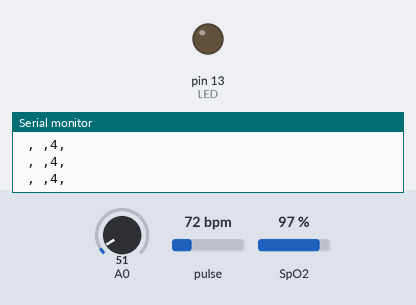
Recording of a sketch running on a simulated Arduino Uno, built with avr-gcc and run on an emulated ATmega328P. Parts: output pins drawn as LEDs (lit = HIGH), the last lines printed to the serial monitor. Dashed ring = blinking. The inputs (shaded band) are chosen by the test bench; at power-on: pulse 72 bpm, A0 = 51, SpO2 97 %.

Above: at 1.2 s.
1.3 s: pulse set to 42 bpm
At 5.4 s:
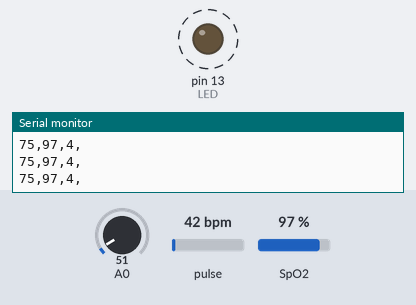
Timing chart, 0 to 11.7 s (numbered marks = the images above; inputs shaded):
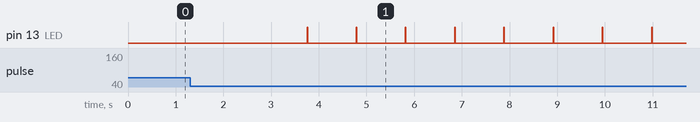

The sketch:

IOT-1-IOTBPMS-UNO-2.ino
```cpp
#include <SoftwareSerial.h>
#include <Wire.h>
#include "MAX30100_PulseOximeter.h"
#include "MAX30100.h"
MAX30100 sensor;
#define REPORTING_PERIOD_MS     1000
PulseOximeter pox;
uint32_t tsLastReport = 0;
const byte LED=13;
const byte rxPin = 10;
const byte txPin = 11;
const int LM35P = A0;
int temp_val1=0;
int temp_adc_val=0;
int temp_val=0;
int temp=0;
SoftwareSerial mySerial (rxPin, txPin);
String food=" ";
String water=" ";
String medicine=" ";
String washroom=" ";
String PULSE=" ";
String OXYGEN=" ";
String TEMPARATURE=" ";
String falled=" ";
bool newValue = false;
void onBeatDetected()
{
//Serial.println("Beat!");
}

void setup()
{
    Serial.begin(9600);
    mySerial.begin(9600);
    pinMode(LED,OUTPUT);
    digitalWrite(LED,LOW);
    if (!pox.begin())
    {

        for(;;);
    }
    else
    {

        digitalWrite(LED,HIGH);
    }
    pox.setOnBeatDetectedCallback(onBeatDetected);


}
int hr=0;
void loop()
{
  digitalWrite(LED,LOW);
    int temp_adc_val;
    float temp_val;
    float temp_val1;
    int temp;
    temp_val1=0;
    for(int i=0;i<=300;i++)
    {
    temp_adc_val = analogRead(A0);	/* Read Temperature */
    temp_val1=temp_val1+temp_adc_val;
    }
    temp_val1=temp_val1/300;
    temp_val = (temp_val1 * (5.0 / 1024.0));	/* Convert adc value to equivalent voltage */
    temp = (temp_val*10)+2;	/* LM35 gives output of 10mv/°C */
    TEMPARATURE=String(temp);
    pox.update();
    if (millis() - tsLastReport > REPORTING_PERIOD_MS)
    {
      digitalWrite(LED,HIGH);
      hr=0;int rhr=75;int diff=0;int sp0=0;int rsp=98;int diffsp=0;
      hr=pox.getHeartRate()-10;
      sp0=pox.getSpO2();
      if(hr>=0)
      {
        if(hr<=50)
        {
           diff=rhr-hr;
           hr=hr+diff;
        }
        if(hr>=120)
        {
           //diff=rhr-hr;
           hr=89;
        }
        if(sp0<90)
        {
          sp0=95;
        }

        PULSE=String(hr);
        OXYGEN=String(sp0);
        tsLastReport = millis();

        mySerial.println(PULSE+","+OXYGEN+","+TEMPARATURE+",");

      }

    }
    Serial.println(PULSE+","+OXYGEN+","+TEMPARATURE+",");
}
```

Measured:
- by itself, pin 13 (LED): alternates HIGH for 0.01 s and LOW for 1.0 s
